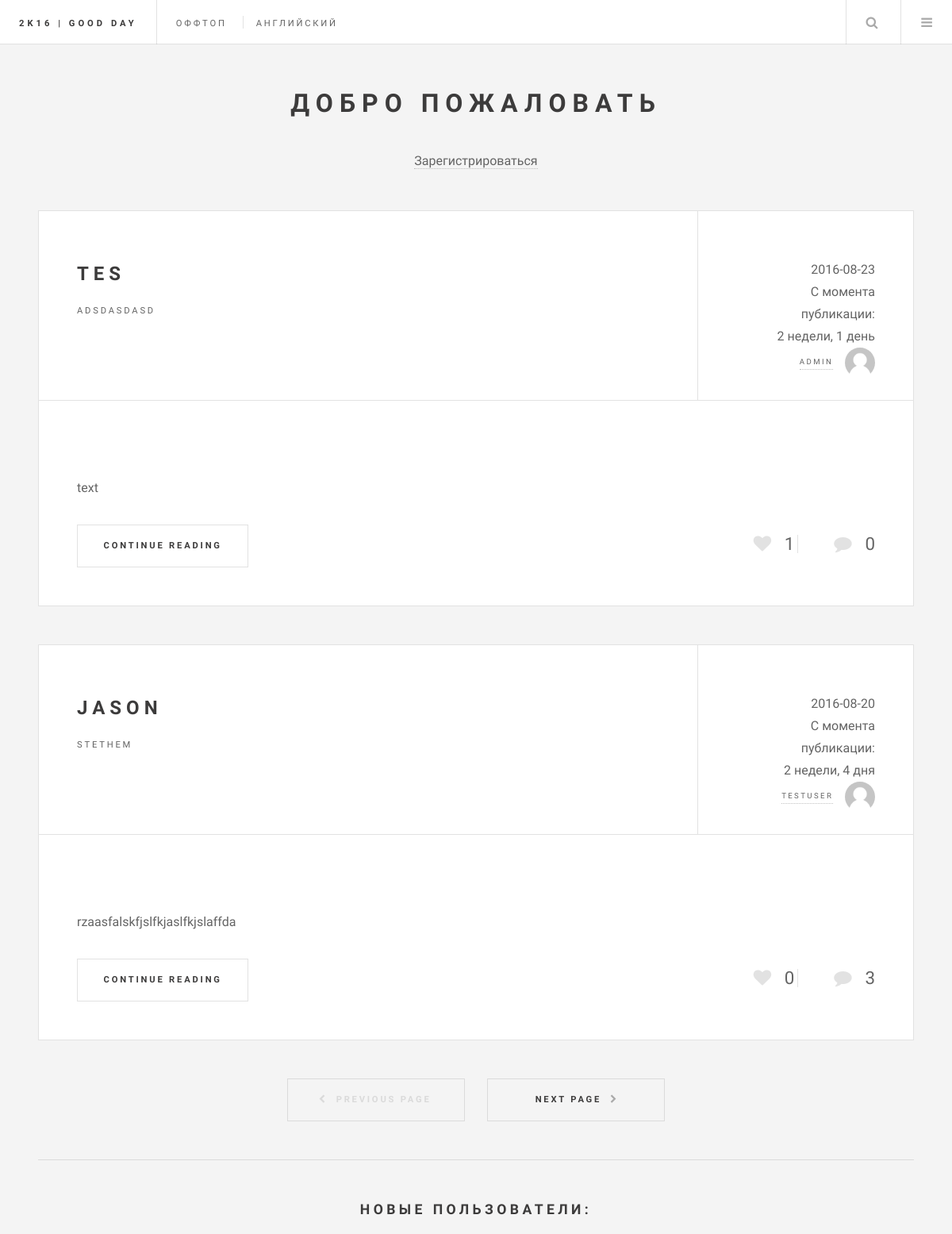
The app's page / (upper part), older data.
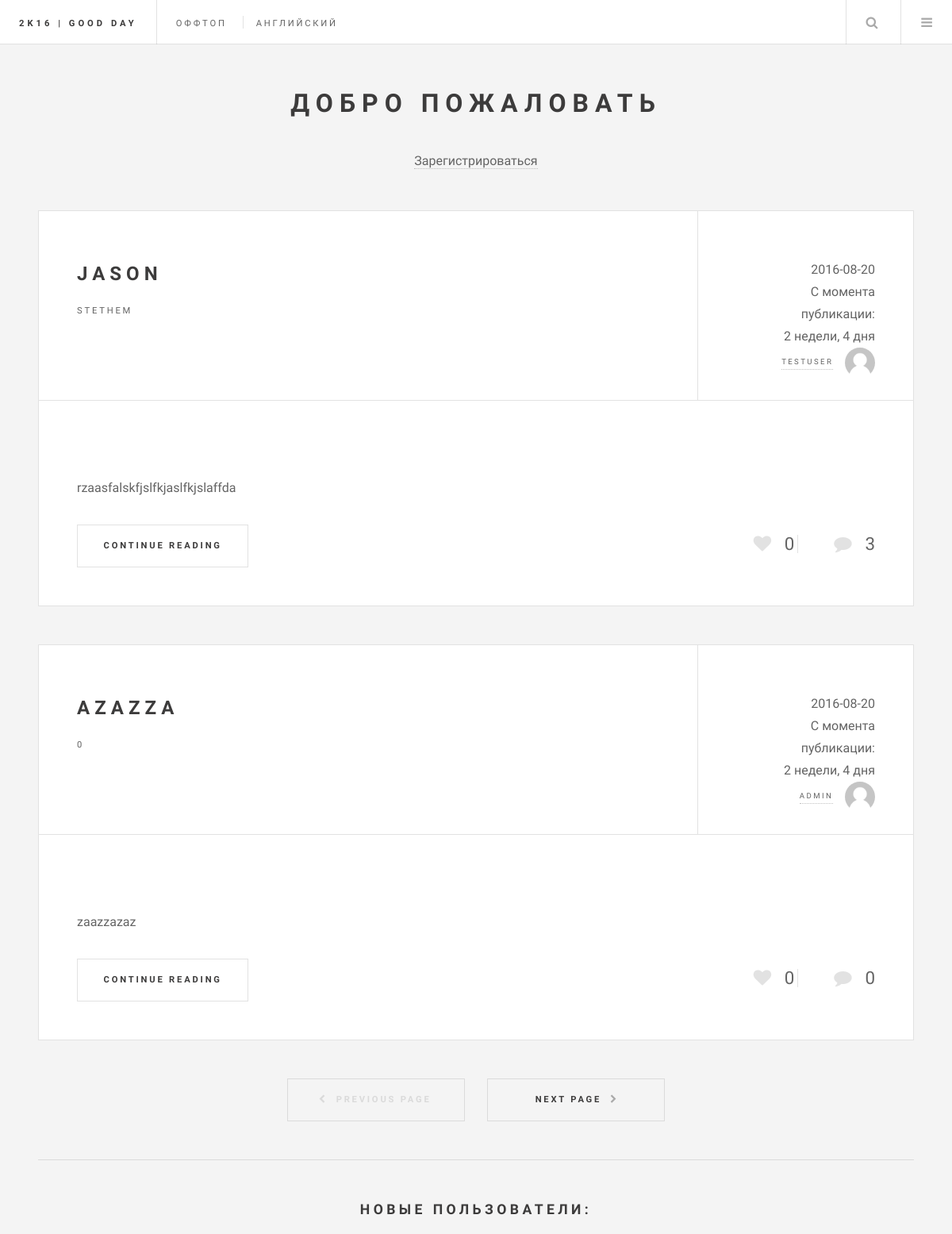
The same page, newer data.
### blog/models.py (models this page shows, shortened)
class Post(models.Model):
    author = models.ForeignKey(settings.AUTH_USER_MODEL, default=1)
    title = models.CharField(max_length=20, verbose_name='Заголовок')
    about = models.CharField(max_length=40, verbose_name='Описание')
    message = models.TextField(verbose_name='Текст')
    likes_post = models.IntegerField(default=0)
    image = models.ImageField(null=True,
                              blank=True,
                              upload_to=upload_url,
                              verbose_name='Постер',
                              width_field="width_field",
                              height_field="heigth_field",
                              )
    width_field = models.IntegerField(null=True,default=0)
    heigth_field = models.IntegerField(null=True,default=0)
    created_date = models.DateTimeField(default=timezone.now)
    def get_count_lk(self):
        return get_count_likes(self.id,Post)
    def get_count_com(self):
        return get_count_comment(self.id)
    def get_absolute_url(self):
        return reverse("article", kwargs={'article_id': self.id})
    class Meta:
        ordering = ['-created_date']

### blog/views.py (the view)
# urls.py: url(r'^$', views.front,name='posts'),
def front(request,page_number=1):
    comment_count = Comment.objects.count()
    objects = Post.objects.all()
    search = request.GET.get('q')
    if search:
        objects = Post.objects.filter(title__icontains=search)
    current_page = Paginator(objects,count_page)
    return render(request,'posts.html',{'objects':current_page.page(page_number),'comment_count':comment_count})

### blog/models.py (called while the page is built)
def get_count_likes(id,model):
    return Likes.objects.filter(content_type=ContentType.objects.get_for_model(model),object_id=id).count()

def get_count_comment(id):
    return Comment.objects.filter(comment_post=id).count()

### blog/templates/posts.html (shortened to what this page needs)
{% extends 'base.html' %}
{% block search_posts %}
<li class="search">
<a class="fa-search" href="#search">Search</a>
</li>
{% endblock %}
{% block content %}
    {% for post in objects %}
<article class="post">
    <header>
        <div class="title">
            <h2><a href="{{ post.get_absolute_url }}">{{ post.title }}</a></h2>
            <p>{{ post.about }}</p>
        </div>
        <div class="meta">
            {{ post.created_date|date:'Y-m-d' }}<br>С момента публикации:<br>{{ post.created_date|timesince }}<br>
            <a href="{{ post.get_absolute_url }}delete/" class="author"><span class="name">{{ post.author }}</span><img src="/static/images/av_undef.png" alt="" /></a>
        </div>
    </header>
    <p>{{ post.message|truncatewords:100 }}</p>
    <footer>
        <ul class="actions">
            <li><a href="{% url 'article' post.id %}" class="button big">Continue Reading</a></li>
        </ul>
        <ul class="stats">
            <li><a id="like_id{{ post.id }}" onclick="postlike({{ post.id }})" class="icon fa-heart">{{ post.get_count_lk }}</a></li>
            <li><a class="icon fa-comment">{{ post.get_count_com }}</a></li>
        </ul>
    </footer>
</article>
{% endfor %}
{% endblock %}
{% block pagination %}
    <ul class="actions pagination">
        {% if objects.has_other_pages %}
            {% if objects.has_previous %}
                <li><a href="{% url 'current_page' objects.previous_page_number %}" class="button big previous">Previous Page</a> </li>
            {% else %}
                <li><a href="" class="disabled button big previous">Previous Page</a></li>
            {% endif %}
            {% if objects.has_next %}
                <li><a href="{% url 'current_page' objects.next_page_number %}" class="button big next">Next Page</a></li>
            {% else %}
                <li><a href="" class="disabled button big next">Next Page</a></li>
            {% endif %}
        {% endif %}
    </ul>
{% endblock %}

Row changes from the older to the newer data that the page shows:
removed Post: title "TES", about "ADSDASDASD", created_date "2016-08-23", created_date "2 недели, 1 день", author "ADMIN", message "text", get_count_lk "1", get_count_com "0"
now on this page (row unchanged): Post: title "AZAZZA", about "0", created_date "2016-08-20", created_date "2 недели, 4 дня", author "ADMIN", message "zaazzazaz", get_count_lk "0", get_count_com "0"
